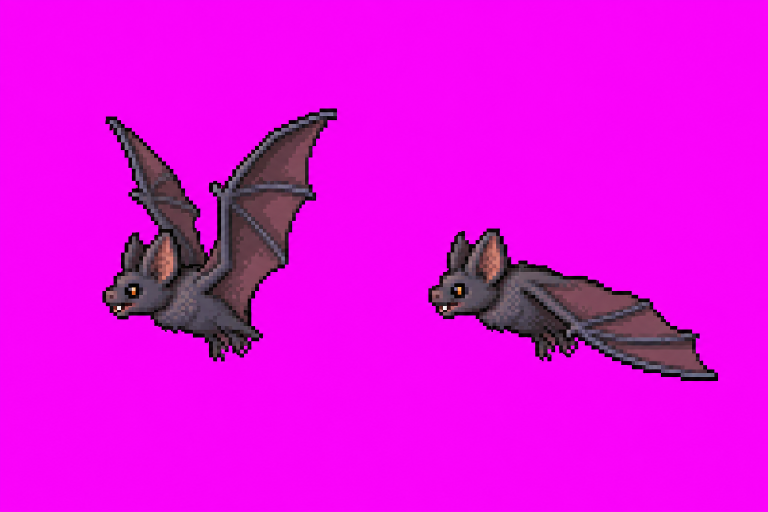
#> input picture dragonmaze/art/dusk-bat-grid.png, 1536 x 1024 px (shown at 1/2 size)
$ python slice_duskbat.py
#> lines starting #> are read from the running program, lines starting #| are printed output that depends on the picture
### dragonmaze/tools/spritelib.py
"""Shared helpers for the sprite tools.

crop_frames.py (collage/panel sheets) and slice_grid.py (Nano Banana pose
grids) both write into assets/sprites/. The manifest lists whatever PNGs
are there, so the two tools never fight over who owns the SPRITES map --
each just writes its own strips and rebuilds the listing.
"""
from pathlib import Path


def _entries(root: Path, sub: str):
    d = root / "assets" / sub
    names = sorted(p.stem for p in d.glob("*.png")) if d.exists() else []
    return names, "\n".join(f"  '{n}': './assets/{sub}/{n}.png'," for n in names)


def write_manifest(root: Path):
    """Regenerate src/assets-manifest.js from assets/sprites/ (SPRITES) and
    assets/tiles/ (TILES). build.mjs inlines only the referenced ones."""
    snames, slines = _entries(root, "sprites")
    tnames, tlines = _entries(root, "tiles")
    manifest = root / "src" / "assets-manifest.js"
    manifest.write_text(
        "// GENERATED by tools/ (crop_frames.py, slice_grid.py, slice_tiles.py) — do not edit.\n"
        "// Lists every PNG in assets/sprites and assets/tiles; build.mjs inlines the\n"
        "// referenced ones as data URIs.\n"
        f"export const SPRITES = {{\n{slines}\n}};\n\n"
        f"export const TILES = {{\n{tlines}\n}};\n"
    )
    return manifest, len(snames) + len(tnames)

### dragonmaze/tools/slice_duskbat.py
#!/usr/bin/env python3
"""Slice the Dusk Bat's two-pose sheet into its idle strip.

`art/dusk-bat-grid.png` is a flat-magenta sheet with two poses: wings raised
and wings spread. slice_grid.py can't cut this one well — it bboxes each pose
independently and centres it, and these two bboxes disagree wildly (469x506
against 579x305, because raised wings are tall and spread wings are wide). The
bat would jump half its body between frames.

So we register on the bat's **amber eye**, the way slice_faedrake.py does: find
the eye in each pose, then lay every pose on one canvas with the eyes on the
same pixel. The head holds still and the wings do the moving, which is the whole
point of a two-frame flap.

The source art faces left; the party's familiars are drawn unmirrored on the
hero side and face right toward the foes (see `faceHtml` in combatView.js), so
frames are flipped by default.

Usage:  python3 tools/slice_duskbat.py [--no-flip] [--frame-height 150]
"""
import argparse
import sys
from collections import deque
from pathlib import Path

from PIL import Image

ROOT = Path(__file__).resolve().parent.parent
sys.path.insert(0, str(Path(__file__).resolve().parent))
from spritelib import write_manifest  # noqa: E402

OUT = ROOT / "assets" / "sprites"
SRC = ROOT / "art" / "dusk-bat-grid.png"

# Minimum blob size to count as a pose rather than a speck of dust.
MIN_BLOB = 2000


def is_bg(px):
    r, g, b = px[0], px[1], px[2]
    if len(px) > 3 and px[3] < 20:
        return True
    return r > 180 and g < 95 and b > 180  # magenta chroma + its AA fringe


def poses(im):
    """Bounding boxes of each pose on the sheet, left to right."""
    px = im.load()
    w, h = im.size
    seen = set()
    found = []
    for sy in range(0, h, 2):
        for sx in range(0, w, 2):
            if (sx, sy) in seen or is_bg(px[sx, sy]):
                continue
            q = deque([(sx, sy)])
            seen.add((sx, sy))
            x0 = x1 = sx
            y0 = y1 = sy
            n = 0
            while q:
                x, y = q.popleft()
                n += 1
                x0 = min(x0, x); x1 = max(x1, x)
                y0 = min(y0, y); y1 = max(y1, y)
                for dx, dy in ((1, 0), (-1, 0), (0, 1), (0, -1)):
                    nx, ny = x + dx, y + dy
                    if 0 <= nx < w and 0 <= ny < h and (nx, ny) not in seen and not is_bg(px[nx, ny]):
                        seen.add((nx, ny))
                        q.append((nx, ny))
            if n >= MIN_BLOB:
                found.append((x0, y0, x1 + 1, y1 + 1))
    found.sort(key=lambda b: b[0])
    return found


def eye(im, box):
    """Centroid of the amber eye inside a pose — the registration anchor.

    The bat is grey and plum all over except its eye, so 'strong red, middling
    green, almost no blue' picks it out on its own with no hand-listed pixels.
    """
    px = im.load()
    x0, y0, x1, y1 = box
    xs, ys = [], []
    for y in range(y0, y1):
        for x in range(x0, x1):
            r, g, b = px[x, y][:3]
            if r > 170 and 90 < g < 190 and b < 80:
                xs.append(x)
                ys.append(y)
    if not xs:
        raise SystemExit(f"no eye found in pose {box} — the anchor colour moved")
    return round(sum(xs) / len(xs)), round(sum(ys) / len(ys))


def dekey(im, box):
    cell = im.crop(box).convert("RGBA")
    px = cell.load()
    w, h = cell.size
    for y in range(h):
        for x in range(w):
            if is_bg(px[x, y]):
                px[x, y] = (0, 0, 0, 0)
    return cell


def main():
    ap = argparse.ArgumentParser()
    ap.add_argument("--no-flip", action="store_true",
                    help="keep the source's left-facing art (default mirrors it right)")
    ap.add_argument("--frame-height", type=int, default=150,
                    help="frame size of the finished strip (150 matches the fae drake)")
    args = ap.parse_args()

    im = Image.open(SRC).convert("RGBA")
    boxes = poses(im)
    if len(boxes) != 2:
        print(f"warning: found {len(boxes)} poses, expected 2")
    eyes = [eye(im, b) for b in boxes]

    # One canvas big enough for every pose once their eyes coincide: take the
    # furthest any pose reaches from its own eye, in each of the four directions.
    left = max(e[0] - b[0] for b, e in zip(boxes, eyes))
    right = max(b[2] - e[0] for b, e in zip(boxes, eyes))
    up = max(e[1] - b[1] for b, e in zip(boxes, eyes))
    down = max(b[3] - e[1] for b, e in zip(boxes, eyes))
    side = max(left + right, up + down)  # square, like every other strip
    ax, ay = left + (side - (left + right)) // 2, up + (side - (up + down)) // 2

    frames = []
    for box, (ex, ey) in zip(boxes, eyes):
        canvas = Image.new("RGBA", (side, side), (0, 0, 0, 0))
        canvas.paste(dekey(im, box), (ax - (ex - box[0]), ay - (ey - box[1])))
        if not args.no_flip:
            canvas = canvas.transpose(Image.FLIP_LEFT_RIGHT)
        frames.append(canvas)
#> this loop made 2 passes
#> (box, ex, ey) on passes 1 to 2: ((205, 217, 674, 723), 267, 585), ((857, 457, 1436, 762), 919, 583)
#> pass 1, in dekey, `cell = im.crop(box).convert("RGBA")`:
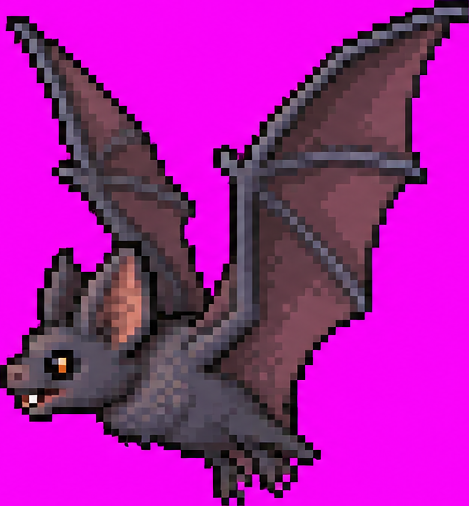
#> cell: PIL image 469x506 RGBA; mean R, G, B, A 167.4, 29.4, 162.5, 255
#> pass 1, in main, `canvas = canvas.transpose(Image.FLIP_LEFT_RIGHT)`:
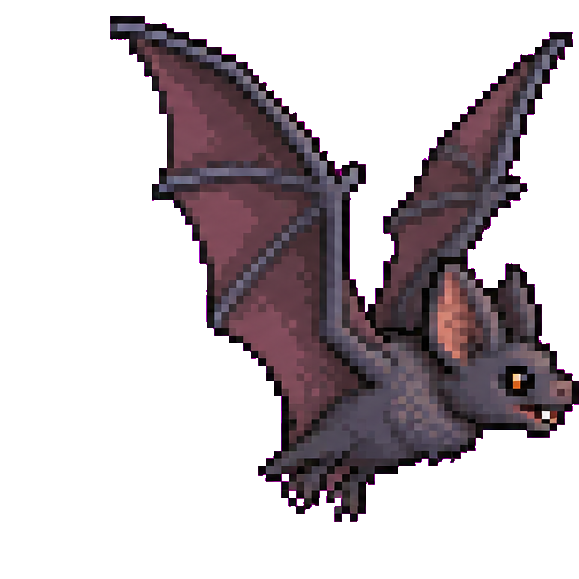
#> canvas: PIL image 579x579 RGBA; mean R, G, B, A 26.6, 19.4, 23.1, 86.3; transparent parts drawn white
#> pass 2, in dekey (call 2), `cell = im.crop(box).convert("RGBA")`:
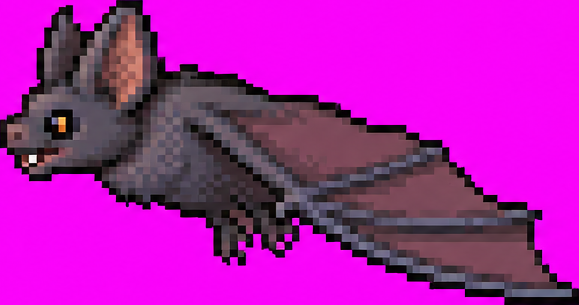
#> cell: PIL image 579x305 RGBA; mean R, G, B, A 175.2, 28.4, 170.8, 255
#> after the loop:
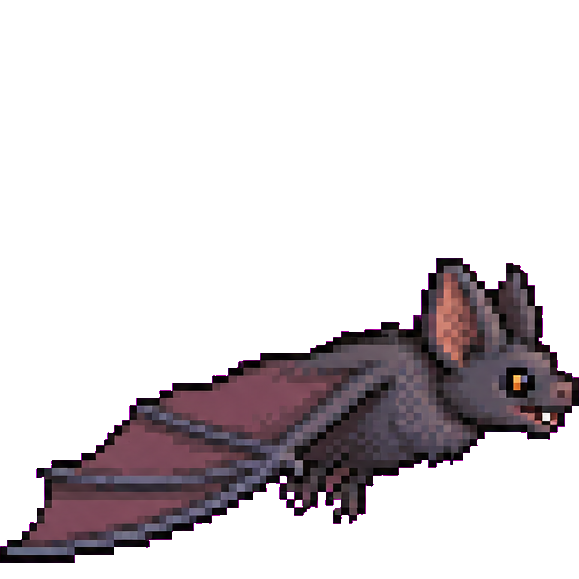
#> canvas: PIL image 579x579 RGBA; mean R, G, B, A 18.8, 13.8, 16.4, 59; transparent parts drawn white

    n = args.frame_height
    strip = Image.new("RGBA", (n * len(frames), n), (0, 0, 0, 0))
#> strip: PIL image 300x150 RGBA; every value is 0
    for i, f in enumerate(frames):
        strip.paste(f.resize((n, n), Image.LANCZOS), (i * n, 0))
#> this loop made 2 passes
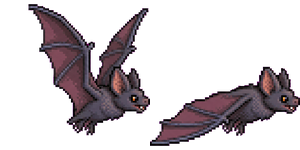
#> strip: PIL image 300x150 RGBA; mean R, G, B, A 24.8, 16.8, 21.9, 72.7; transparent parts drawn white
    OUT.mkdir(parents=True, exist_ok=True)
    dest = OUT / "dusk-bat-idle.png"
    strip.save(dest)
    print(f"{dest.relative_to(ROOT)}  {strip.size[0]}x{strip.size[1]}  ({len(frames)} frames)")
#| assets/sprites/dusk-bat-idle.png  300x150  (2 frames)

    manifest, count = write_manifest(ROOT)
    print(f"{manifest.relative_to(ROOT)}: {count} assets")


if __name__ == "__main__":
    main()
